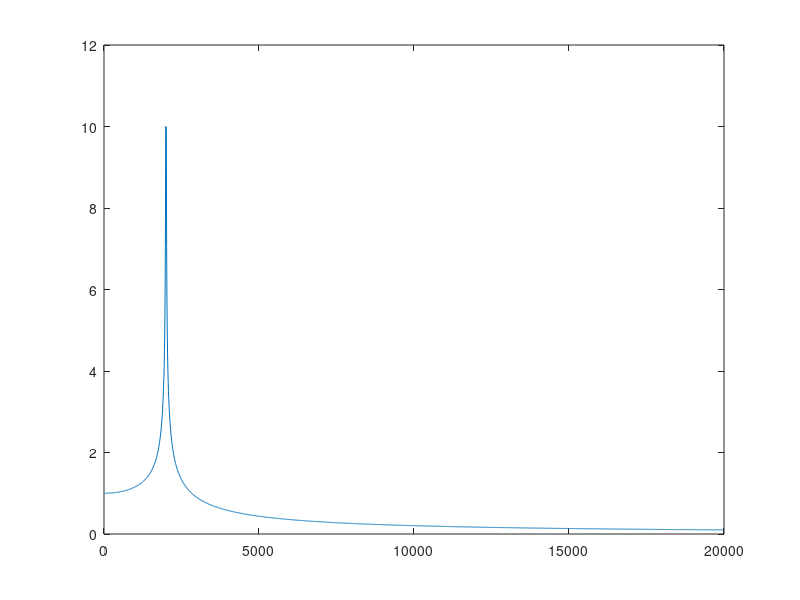

The MATLAB script that drew this image:
%Chapter 22 Problem 25

fc=2e3;%cut off frequency
C=0.1e-6;%Farads
R=1/(2*pi*fc*C)

Rnew=800; %Ohms = nearest commercial resistor
fcnew=1/(2*pi*R*C)

f=[0.01*fc:10:10*fc];
XC=1./(1i*2*pi*f*C);
Av=1./sqrt((R./XC).^2+1);
plot(f,abs(Av));
